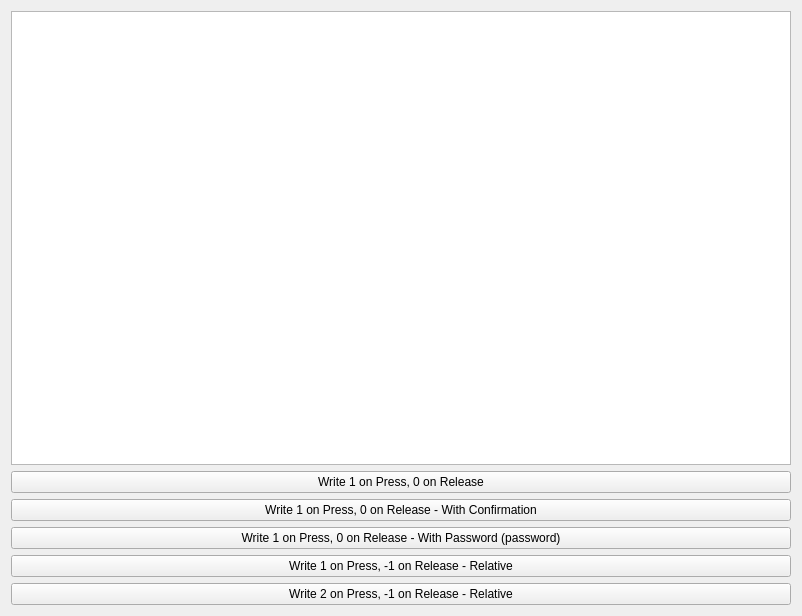
<?xml version="1.0" encoding="UTF-8"?>
<ui version="4.0">
 <class>Form</class>
 <widget class="QWidget" name="Form">
  <property name="geometry">
   <rect>
    <x>0</x>
    <y>0</y>
    <width>802</width>
    <height>616</height>
   </rect>
  </property>
  <property name="windowTitle">
   <string>Form</string>
  </property>
  <layout class="QVBoxLayout" name="verticalLayout">
   <item>
    <widget class="PyDMTimePlot" name="PyDMTimePlot">
     <property name="toolTip">
      <string/>
     </property>
     <property name="showRightAxis">
      <bool>false</bool>
     </property>
     <property name="title" stdset="0">
      <string>MTEST:Float vs Time</string>
     </property>
     <property name="xLabels">
      <stringlist>
       <string>Time</string>
      </stringlist>
     </property>
     <property name="yLabels">
      <stringlist>
       <string>ca://MTEST:Float</string>
      </stringlist>
     </property>
     <property name="curves">
      <stringlist>
       <string>{&quot;channel&quot;: &quot;ca://MTEST:Float&quot;, &quot;name&quot;: &quot;MTEST:Float&quot;, &quot;color&quot;: &quot;white&quot;, &quot;lineStyle&quot;: 1, &quot;lineWidth&quot;: 1, &quot;symbol&quot;: null, &quot;symbolSize&quot;: 10}</string>
      </stringlist>
     </property>
     <property name="autoRangeY">
      <bool>false</bool>
     </property>
     <property name="maxYRange">
      <double>2.000000000000000</double>
     </property>
    </widget>
   </item>
   <item>
    <widget class="PyDMPushButton" name="PyDMPushButton">
     <property name="toolTip">
      <string/>
     </property>
     <property name="text">
      <string>Write 1 on Press, 0 on Release</string>
     </property>
     <property name="channel" stdset="0">
      <string>ca://MTEST:Float</string>
     </property>
     <property name="pressValue" stdset="0">
      <string>1</string>
     </property>
     <property name="releaseValue" stdset="0">
      <string>0</string>
     </property>
     <property name="writeWhenRelease" stdset="0">
      <bool>true</bool>
     </property>
    </widget>
   </item>
   <item>
    <widget class="PyDMPushButton" name="PyDMPushButton_2">
     <property name="toolTip">
      <string/>
     </property>
     <property name="text">
      <string>Write 1 on Press, 0 on Release - With Confirmation</string>
     </property>
     <property name="channel" stdset="0">
      <string>ca://MTEST:Float</string>
     </property>
     <property name="showConfirmDialog" stdset="0">
      <bool>true</bool>
     </property>
     <property name="pressValue" stdset="0">
      <string>1</string>
     </property>
     <property name="releaseValue" stdset="0">
      <string>0</string>
     </property>
     <property name="writeWhenRelease" stdset="0">
      <bool>true</bool>
     </property>
    </widget>
   </item>
   <item>
    <widget class="PyDMPushButton" name="PyDMPushButton_3">
     <property name="toolTip">
      <string/>
     </property>
     <property name="text">
      <string>Write 1 on Press, 0 on Release - With Password (password)</string>
     </property>
     <property name="channel" stdset="0">
      <string>ca://MTEST:Float</string>
     </property>
     <property name="passwordProtected" stdset="0">
      <bool>true</bool>
     </property>
     <property name="password" stdset="0">
      <string/>
     </property>
     <property name="protectedPassword" stdset="0">
      <string notr="true">5e884898da28047151d0e56f8dc6292773603d0d6aabbdd62a11ef721d1542d8</string>
     </property>
     <property name="pressValue" stdset="0">
      <string>1</string>
     </property>
     <property name="releaseValue" stdset="0">
      <string>0</string>
     </property>
     <property name="writeWhenRelease" stdset="0">
      <bool>true</bool>
     </property>
    </widget>
   </item>
   <item>
    <widget class="PyDMPushButton" name="PyDMPushButton_4">
     <property name="toolTip">
      <string/>
     </property>
     <property name="text">
      <string>Write 1 on Press, -1 on Release - Relative</string>
     </property>
     <property name="channel" stdset="0">
      <string>ca://MTEST:Float</string>
     </property>
     <property name="pressValue" stdset="0">
      <string>1</string>
     </property>
     <property name="releaseValue" stdset="0">
      <string>-1</string>
     </property>
     <property name="relativeChange" stdset="0">
      <bool>true</bool>
     </property>
     <property name="writeWhenRelease" stdset="0">
      <bool>true</bool>
     </property>
    </widget>
   </item>
   <item>
    <widget class="PyDMPushButton" name="PyDMPushButton_5">
     <property name="toolTip">
      <string/>
     </property>
     <property name="text">
      <string>Write 2 on Press, -1 on Release - Relative</string>
     </property>
     <property name="channel" stdset="0">
      <string>ca://MTEST:Float</string>
     </property>
     <property name="pressValue" stdset="0">
      <string>2</string>
     </property>
     <property name="releaseValue" stdset="0">
      <string>-1</string>
     </property>
     <property name="relativeChange" stdset="0">
      <bool>true</bool>
     </property>
     <property name="writeWhenRelease" stdset="0">
      <bool>true</bool>
     </property>
    </widget>
   </item>
  </layout>
 </widget>
 <customwidgets>
  <customwidget>
   <class>PyDMTimePlot</class>
   <extends>QGraphicsView</extends>
   <header>pydm.widgets.timeplot</header>
  </customwidget>
  <customwidget>
   <class>PyDMPushButton</class>
   <extends>QPushButton</extends>
   <header>pydm.widgets.pushbutton</header>
  </customwidget>
 </customwidgets>
 <resources/>
 <connections/>
</ui>
